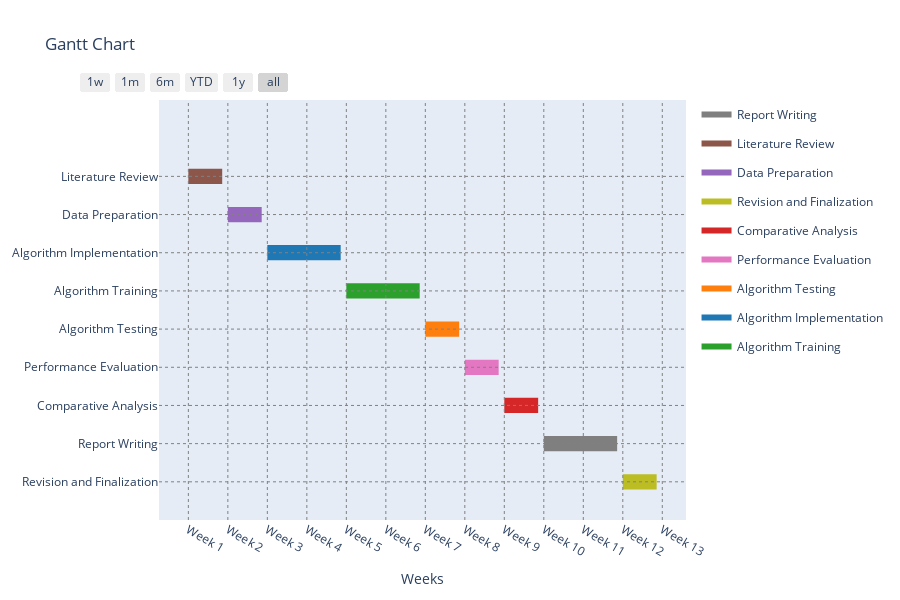

The notebook cell this image was saved under:
### Code cell
import plotly.figure_factory as ff

# Define the task details with week numbers
tasks = [
    {'Task': 'Literature Review', 'Start': '2024-01-01', 'Finish': '2024-01-07'},
    {'Task': 'Data Preparation', 'Start': '2024-01-08', 'Finish': '2024-01-14'},
    {'Task': 'Algorithm Implementation', 'Start': '2024-01-15', 'Finish': '2024-01-28'},
    {'Task': 'Algorithm Training', 'Start': '2024-01-29', 'Finish': '2024-02-11'},
    {'Task': 'Algorithm Testing', 'Start': '2024-02-12', 'Finish': '2024-02-18'},
    {'Task': 'Performance Evaluation', 'Start': '2024-02-19', 'Finish': '2024-02-25'},
    {'Task': 'Comparative Analysis', 'Start': '2024-02-26', 'Finish': '2024-03-03'},
    {'Task': 'Report Writing', 'Start': '2024-03-04', 'Finish': '2024-03-17'},
    {'Task': 'Revision and Finalization', 'Start': '2024-03-18', 'Finish': '2024-03-24'}
]

# Create the Gantt chart
fig = ff.create_gantt(tasks, index_col='Task', show_colorbar=True, group_tasks=True)

# Define the week tick values and texts
week_ticks = ['2024-01-01', '2024-01-08', '2024-01-15', '2024-01-22', '2024-01-29', '2024-02-05', '2024-02-12', '2024-02-19', '2024-02-26', '2024-03-04', '2024-03-11', '2024-03-18', '2024-03-25']
week_texts = ['Week 1', 'Week 2', 'Week 3', 'Week 4', 'Week 5', 'Week 6', 'Week 7', 'Week 8', 'Week 9', 'Week 10', 'Week 11', 'Week 12', 'Week 13']

# Update the x-axis labels to show week numbers
fig.update_layout(
    xaxis=dict(
        title='Weeks',
        tickmode='array',
        tickvals=week_ticks,
        ticktext=week_texts
    )
)

# Add vertical lines for each week
for week in week_ticks:
    fig.add_vline(x=week, line=dict(color="grey", width=1, dash="dot"))

# Calculate the positions for horizontal lines
task_positions = [i for i in range(len(tasks))]

# Add horizontal lines for each task row
for pos in task_positions:
    fig.add_hline(y=pos, line=dict(color="grey", width=1, dash="dot"))

# Show the Gantt chart
fig.show()

### Figure 1 — Plotly figure (JSON) as saved in the notebook; plotly's stock layout.template omitted (floating-point values rounded to 4 significant figures)
{"data": [{"fill": "toself", "fillcolor": "rgb(127, 127, 127)", "hoverinfo": "name", "legendgroup": "rgb(127, 127, 127)", "mode": "none", "name": "Report Writing", "showlegend": true, "type": "scatter", "x": ["2024-03-04", "2024-03-17", "2024-03-17", "2024-03-04"], "y": [0.8, 0.8, 1.2, 1.2]}, {"fill": "toself", "fillcolor": "rgb(140, 86, 75)", "hoverinfo": "name", "legendgroup": "rgb(140, 86, 75)", "mode": "none", "name": "Literature Review", "showlegend": true, "type": "scatter", "x": ["2024-01-01", "2024-01-07", "2024-01-07", "2024-01-01"], "y": [7.8, 7.8, 8.2, 8.2]}, {"fill": "toself", "fillcolor": "rgb(148, 103, 189)", "hoverinfo": "name", "legendgroup": "rgb(148, 103, 189)", "mode": "none", "name": "Data Preparation", "showlegend": true, "type": "scatter", "x": ["2024-01-08", "2024-01-14", "2024-01-14", "2024-01-08"], "y": [6.8, 6.8, 7.2, 7.2]}, {"fill": "toself", "fillcolor": "rgb(188, 189, 34)", "hoverinfo": "name", "legendgroup": "rgb(188, 189, 34)", "mode": "none", "name": "Revision and Finalization", "showlegend": true, "type": "scatter", "x": ["2024-03-18", "2024-03-24", "2024-03-24", "2024-03-18"], "y": [-0.2, -0.2, 0.2, 0.2]}, {"fill": "toself", "fillcolor": "rgb(214, 39, 40)", "hoverinfo": "name", "legendgroup": "rgb(214, 39, 40)", "mode": "none", "name": "Comparative Analysis", "showlegend": true, "type": "scatter", "x": ["2024-02-26", "2024-03-03", "2024-03-03", "2024-02-26"], "y": [1.8, 1.8, 2.2, 2.2]}, {"fill": "toself", "fillcolor": "rgb(227, 119, 194)", "hoverinfo": "name", "legendgroup": "rgb(227, 119, 194)", "mode": "none", "name": "Performance Evaluation", "showlegend": true, "type": "scatter", "x": ["2024-02-19", "2024-02-25", "2024-02-25", "2024-02-19"], "y": [2.8, 2.8, 3.2, 3.2]}, {"fill": "toself", "fillcolor": "rgb(255, 127, 14)", "hoverinfo": "name", "legendgroup": "rgb(255, 127, 14)", "mode": "none", "name": "Algorithm Testing", "showlegend": true, "type": "scatter", "x": ["2024-02-12", "2024-02-18", "2024-02-18", "2024-02-12"], "y": [3.8, 3.8, 4.2, 4.2]}, {"fill": "toself", "fillcolor": "rgb(31, 119, 180)", "hoverinfo": "name", "legendgroup": "rgb(31, 119, 180)", "mode": "none", "name": "Algorithm Implementation", "showlegend": true, "type": "scatter", "x": ["2024-01-15", "2024-01-28", "2024-01-28", "2024-01-15"], "y": [5.8, 5.8, 6.2, 6.2]}, {"fill": "toself", "fillcolor": "rgb(44, 160, 44)", "hoverinfo": "name", "legendgroup": "rgb(44, 160, 44)", "mode": "none", "name": "Algorithm Training", "showlegend": true, "type": "scatter", "x": ["2024-01-29", "2024-02-11", "2024-02-11", "2024-01-29"], "y": [4.8, 4.8, 5.2, 5.2]}, {"legendgroup": "rgb(127, 127, 127)", "marker": {"color": "rgb(127, 127, 127)", "opacity": 0, "size": 1}, "mode": "markers", "name": "", "showlegend": false, "text": [null, null], "type": "scatter", "x": ["2024-03-04", "2024-03-17"], "y": [1, 1]}, {"legendgroup": "rgb(140, 86, 75)", "marker": {"color": "rgb(140, 86, 75)", "opacity": 0, "size": 1}, "mode": "markers", "name": "", "showlegend": false, "text": [null, null], "type": "scatter", "x": ["2024-01-01", "2024-01-07"], "y": [8, 8]}, {"legendgroup": "rgb(148, 103, 189)", "marker": {"color": "rgb(148, 103, 189)", "opacity": 0, "size": 1}, "mode": "markers", "name": "", "showlegend": false, "text": [null, null], "type": "scatter", "x": ["2024-01-08", "2024-01-14"], "y": [7, 7]}, {"legendgroup": "rgb(188, 189, 34)", "marker": {"color": "rgb(188, 189, 34)", "opacity": 0, "size": 1}, "mode": "markers", "name": "", "showlegend": false, "text": [null, null], "type": "scatter", "x": ["2024-03-18", "2024-03-24"], "y": [0, 0]}, {"legendgroup": "rgb(214, 39, 40)", "marker": {"color": "rgb(214, 39, 40)", "opacity": 0, "size": 1}, "mode": "markers", "name": "", "showlegend": false, "text": [null, null], "type": "scatter", "x": ["2024-02-26", "2024-03-03"], "y": [2, 2]}, {"legendgroup": "rgb(227, 119, 194)", "marker": {"color": "rgb(227, 119, 194)", "opacity": 0, "size": 1}, "mode": "markers", "name": "", "showlegend": false, "text": [null, null], "type": "scatter", "x": ["2024-02-19", "2024-02-25"], "y": [3, 3]}, {"legendgroup": "rgb(255, 127, 14)", "marker": {"color": "rgb(255, 127, 14)", "opacity": 0, "size": 1}, "mode": "markers", "name": "", "showlegend": false, "text": [null, null], "type": "scatter", "x": ["2024-02-12", "2024-02-18"], "y": [4, 4]}, {"legendgroup": "rgb(31, 119, 180)", "marker": {"color": "rgb(31, 119, 180)", "opacity": 0, "size": 1}, "mode": "markers", "name": "", "showlegend": false, "text": [null, null], "type": "scatter", "x": ["2024-01-15", "2024-01-28"], "y": [6, 6]}, {"legendgroup": "rgb(44, 160, 44)", "marker": {"color": "rgb(44, 160, 44)", "opacity": 0, "size": 1}, "mode": "markers", "name": "", "showlegend": false, "text": [null, null], "type": "scatter", "x": ["2024-01-29", "2024-02-11"], "y": [5, 5]}], "layout": {"height": 600, "hovermode": "closest", "shapes": [{"line": {"color": "grey", "dash": "dot", "width": 1}, "type": "line", "x0": "2024-01-01", "x1": "2024-01-01", "xref": "x", "y0": 0, "y1": 1, "yref": "y domain"}, {"line": {"color": "grey", "dash": "dot", "width": 1}, "type": "line", "x0": "2024-01-08", "x1": "2024-01-08", "xref": "x", "y0": 0, "y1": 1, "yref": "y domain"}, {"line": {"color": "grey", "dash": "dot", "width": 1}, "type": "line", "x0": "2024-01-15", "x1": "2024-01-15", "xref": "x", "y0": 0, "y1": 1, "yref": "y domain"}, {"line": {"color": "grey", "dash": "dot", "width": 1}, "type": "line", "x0": "2024-01-22", "x1": "2024-01-22", "xref": "x", "y0": 0, "y1": 1, "yref": "y domain"}, {"line": {"color": "grey", "dash": "dot", "width": 1}, "type": "line", "x0": "2024-01-29", "x1": "2024-01-29", "xref": "x", "y0": 0, "y1": 1, "yref": "y domain"}, {"line": {"color": "grey", "dash": "dot", "width": 1}, "type": "line", "x0": "2024-02-05", "x1": "2024-02-05", "xref": "x", "y0": 0, "y1": 1, "yref": "y domain"}, {"line": {"color": "grey", "dash": "dot", "width": 1}, "type": "line", "x0": "2024-02-12", "x1": "2024-02-12", "xref": "x", "y0": 0, "y1": 1, "yref": "y domain"}, {"line": {"color": "grey", "dash": "dot", "width": 1}, "type": "line", "x0": "2024-02-19", "x1": "2024-02-19", "xref": "x", "y0": 0, "y1": 1, "yref": "y domain"}, {"line": {"color": "grey", "dash": "dot", "width": 1}, "type": "line", "x0": "2024-02-26", "x1": "2024-02-26", "xref": "x", "y0": 0, "y1": 1, "yref": "y domain"}, {"line": {"color": "grey", "dash": "dot", "width": 1}, "type": "line", "x0": "2024-03-04", "x1": "2024-03-04", "xref": "x", "y0": 0, "y1": 1, "yref": "y domain"}, {"line": {"color": "grey", "dash": "dot", "width": 1}, "type": "line", "x0": "2024-03-11", "x1": "2024-03-11", "xref": "x", "y0": 0, "y1": 1, "yref": "y domain"}, {"line": {"color": "grey", "dash": "dot", "width": 1}, "type": "line", "x0": "2024-03-18", "x1": "2024-03-18", "xref": "x", "y0": 0, "y1": 1, "yref": "y domain"}, {"line": {"color": "grey", "dash": "dot", "width": 1}, "type": "line", "x0": "2024-03-25", "x1": "2024-03-25", "xref": "x", "y0": 0, "y1": 1, "yref": "y domain"}, {"line": {"color": "grey", "dash": "dot", "width": 1}, "type": "line", "x0": 0, "x1": 1, "xref": "x domain", "y0": 0, "y1": 0, "yref": "y"}, {"line": {"color": "grey", "dash": "dot", "width": 1}, "type": "line", "x0": 0, "x1": 1, "xref": "x domain", "y0": 1, "y1": 1, "yref": "y"}, {"line": {"color": "grey", "dash": "dot", "width": 1}, "type": "line", "x0": 0, "x1": 1, "xref": "x domain", "y0": 2, "y1": 2, "yref": "y"}, {"line": {"color": "grey", "dash": "dot", "width": 1}, "type": "line", "x0": 0, "x1": 1, "xref": "x domain", "y0": 3, "y1": 3, "yref": "y"}, {"line": {"color": "grey", "dash": "dot", "width": 1}, "type": "line", "x0": 0, "x1": 1, "xref": "x domain", "y0": 4, "y1": 4, "yref": "y"}, {"line": {"color": "grey", "dash": "dot", "width": 1}, "type": "line", "x0": 0, "x1": 1, "xref": "x domain", "y0": 5, "y1": 5, "yref": "y"}, {"line": {"color": "grey", "dash": "dot", "width": 1}, "type": "line", "x0": 0, "x1": 1, "xref": "x domain", "y0": 6, "y1": 6, "yref": "y"}, {"line": {"color": "grey", "dash": "dot", "width": 1}, "type": "line", "x0": 0, "x1": 1, "xref": "x domain", "y0": 7, "y1": 7, "yref": "y"}, {"line": {"color": "grey", "dash": "dot", "width": 1}, "type": "line", "x0": 0, "x1": 1, "xref": "x domain", "y0": 8, "y1": 8, "yref": "y"}], "showlegend": true, "title": {"text": "Gantt Chart"}, "xaxis": {"rangeselector": {"buttons": [{"count": 7, "label": "1w", "step": "day", "stepmode": "backward"}, {"count": 1, "label": "1m", "step": "month", "stepmode": "backward"}, {"count": 6, "label": "6m", "step": "month", "stepmode": "backward"}, {"count": 1, "label": "YTD", "step": "year", "stepmode": "todate"}, {"count": 1, "label": "1y", "step": "year", "stepmode": "backward"}, {"step": "all"}]}, "showgrid": false, "tickmode": "array", "ticktext": ["Week 1", "Week 2", "Week 3", "Week 4", "Week 5", "Week 6", "Week 7", "Week 8", "Week 9", "Week 10", "Week 11", "Week 12", "Week 13"], "tickvals": ["2024-01-01", "2024-01-08", "2024-01-15", "2024-01-22", "2024-01-29", "2024-02-05", "2024-02-12", "2024-02-19", "2024-02-26", "2024-03-04", "2024-03-11", "2024-03-18", "2024-03-25"], "title": {"text": "Weeks"}, "type": "date", "zeroline": false}, "yaxis": {"autorange": false, "range": [-1, 10], "showgrid": false, "ticktext": ["Revision and Finalization", "Report Writing", "Comparative Analysis", "Performance Evaluation", "Algorithm Testing", "Algorithm Training", "Algorithm Implementation", "Data Preparation", "Literature Review"], "tickvals": [0, 1, 2, 3, 4, 5, 6, 7, 8], "zeroline": false}}}
